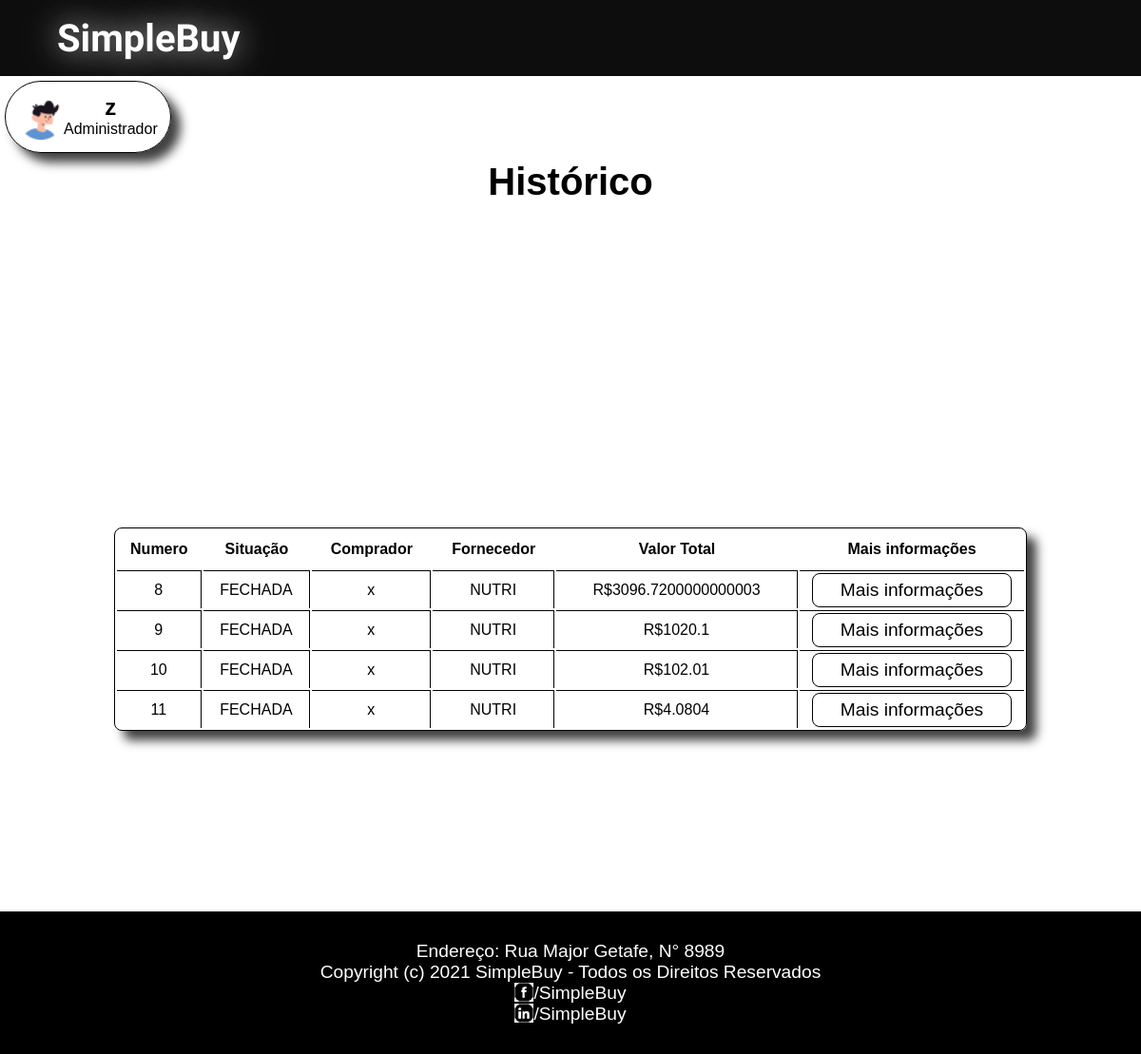
Page /inicio-administrador/z/historico-compras on the committed database.
### SimpleBuy/models.py (models this page shows, shortened)
class Administrador(models.Model):
    nomeUsuario = models.CharField(unique=True, max_length=200)
    senha = models.CharField(max_length=200)
    nome = models.CharField(max_length=200)
    email = models.CharField(unique=True, max_length=500)
    telefone = models.CharField(max_length=200)
    plano = models.IntegerField()

class OrdemFornecimento(models.Model):
        fornecedor = models.ForeignKey(Fornecedor, on_delete=models.CASCADE)
        contratante = models.ForeignKey(EmpresaCompradora, on_delete=models.CASCADE)
        comprador = models.ForeignKey(Comprador, on_delete=models.CASCADE)
        situacao = models.CharField(max_length=200, default=SituacaoOf.COMPRADOR_NEGOCIANDO.value)
        valor_total = models.FloatField(default=0)

class Comprador(models.Model):
    nomeUsuario = models.CharField(max_length=200)
    senha = models.CharField(max_length=200)
    nome = models.CharField(max_length=200)
    email = models.CharField(max_length=200)
    telefone = models.CharField(max_length=200)
    empresa = models.ForeignKey(EmpresaCompradora, on_delete=models.CASCADE)
    def __str__(self):
        return self.nomeUsuario

class Fornecedor(models.Model):
    nome = models.CharField(max_length=200, unique=True)
    cnpj = models.CharField(max_length=200, unique=True)
    email = models.CharField(max_length=500, null=True)
    endereco = models.OneToOneField(Endereco, on_delete=models.CASCADE)
    telefone = models.CharField(max_length=200)
    classe = models.ForeignKey(Classe, on_delete=models.CASCADE, null=True)
    def __str__(self):
        return self.nome

### SimpleBuy/views.py (the view)
# urls.py: path('inicio-administrador/<str:nomeUsuario>/historico-compras', views.historico_compras, name='historico_compras'),
def historico_compras(request, nomeUsuario):
    dao = GenericDao()
    try:
        comprador = dao.get_by_username(Comprador, nomeUsuario)
        user = comprador
    except:
        comprador = False
        administrador = dao.get_by_username(Administrador, nomeUsuario)
        user = administrador
    ofs = dao.selectAll(OrdemFornecimento)
    context = {
        "user": user,
        "ofs": ofs
    }
    return render(request, 'SimpleBuy/historico-compras.html', context)

### SimpleBuy/dao/GenericDao.py (called while the page is built)
    def selectAll(self, Model):
        list = []
        for i in Model.objects.all():
            list.append(i)
        return list

    def get_by_username(self, Model, username):
        try:
            model = Model.objects.get(nomeUsuario=username)
        except:
            raise
        return model

### SimpleBuy/templates/SimpleBuy/historico-compras.html (shortened to what this page needs)
{% load static %}
<!DOCTYPE html>
<html lang="pt-br">
<head>
    <link rel="stylesheet" href="{% static 'style/inicio.css' %}">
    <link rel="stylesheet" href="{% static 'style/historico.css' %}">
</head>
<body>
    <div class="box">
    <header>
        <div class="container-header">
            <h1 class="tittle-header"><a id="logo" href="/index.html"> SimpleBuy</a></h1>
        </div>
    </header>
            {% if user.plano > 0 %}
            <a href="/inicio-administrador/{{user.nomeUsuario}}/" class="profile-link">
                <div class="profile">
                    <img src="{% static 'img/user-image.png' %}" alt="">
                    <div class="img-name">
                        <h2>{{user.nomeUsuario}}</h2>
                        <span>Administrador</span>
                    </div>
                </div>
            </a>
        {% endif %}
        <div class="content-historico">
            <h1>Histórico</h1>
            <table>
                <tr>
                    <th>Numero</th>
                    <th>Situação</th>
                    <th >Comprador</th>
                    <th >Fornecedor</th>
                    <th>Valor Total</th>
                    <th>Mais informações</th>
                </tr>
                {% for of in ofs %}
                    <tr>
                        <td>{{of.id}}</td>
                        <td>{{of.situacao}}</td>
                        <td >{{of.comprador}}</td>
                        <td >{{of.fornecedor}}</td>
                        <td>R${{of.valor_total}}</td>
                        <td class="last"><a href="info-of/{{of.id}}"><button class="generic-button">Mais informações</button></a></td>
                    </tr>
                {% endfor %}
            </table>
        </div>
    <footer>
        <p>Endereço: Rua Major Getafe, N° 8989</p>
        <p>Copyright (c) 2021 SimpleBuy - Todos os Direitos Reservados</p>
        <div class="rede">
            <img src="{% static 'img/icone-facebook.png' %}" alt="">
            <p><a href="https://facebook/SimpleBuy">/SimpleBuy</a></p>
        </div>
        <div class="rede">
            <img src="{% static 'img/icone-linkedin.png' %}" alt="">
            <p><a href="https://linkedin/SimpleBuy">/SimpleBuy</a></p>
        </div>
    </footer>
</div>
</body>
</html>

### SimpleBuy/static/style/inicio.css (style rules this page uses)
* { margin: 0; font-family: 'Franklin Gothic Medium', 'Arial Narrow', Arial, sans-serif; }
button { cursor: pointer; }
.box { display: flex; flex-direction: column; justify-content: space-between; }
header { display: flex; width: 100%; height: 10vh; background-color: rgb(14, 13, 13); align-items: center; justify-content: space-center; }
.container-header { width: 90vw; display: flex; align-items: center; justify-content: space-between; margin: auto; }
#logo { font-size: 2.5rem; color: white; font-family: 'Style Script', cursive; opacity: 1; text-shadow: 0 0 30px rgba(255, 255, 255, 0.6), 0 0 60px rgba(255, 255, 255, 0.45), 0 0 110px rgba(255, 255, 255, 0.25), 0 0 100px rgba(255, 255, 255, 0.1); }
header a { color: white; background-color: rgba(240, 248, 255, 0); text-decoration: none; font-family: 'Franklin Gothic Medium', 'Arial Narrow', Arial, sans-serif; font-size: 1.7rem; transition: .4s; }
footer { margin-top: 150px; align-self: center; background-color: black; width: 100%; text-align: center; color: white; display: flex; flex-direction: column; align-items: center; justify-content: center; height: 150px; font-size: 1.2rem; }
footer a { text-decoration: none; color: white; }
.rede { display: flex; justify-content: center; }
.rede img { color: white; background-color: white; height: 20px; width: 20px; }
.profile-link { align-self: flex-start; padding: 8px; display: flex; margin-left: 5px; margin-top: 5px; text-decoration: none; color: black; border: 1px solid black; border-radius: 1000px; -webkit-box-shadow: 10px 10px 11px 0px rgba(0,0,0,0.75); -moz-box-shadow: 10px 10px 11px 0px rgba(0,0,0,0.75); box-shadow: 10px 10px 11px 0px rgba(0,0,0,0.75); }
.profile { align-self: flex-start; display: flex; padding: 5px; }
.profile .img-name { display: flex; align-items: center; flex-direction: column; }
.profile img { width: 3rem; }

### SimpleBuy/static/style/historico.css (style rules this page uses)
.content-historico { width: 100%; margin: auto; padding-bottom: 5vh; padding-top: 1vh; display: flex; flex-direction: column; align-items: center; justify-content: space-between; height: 75vh; border-radius: 10px; }
.content-historico h1 { font-size: 2.5rem; }
table { width: 80%; border: 1px solid black; border-radius: 8px; -webkit-box-shadow: 10px 10px 11px 0px rgba(0,0,0,0.75); -moz-box-shadow: 10px 10px 11px 0px rgba(0,0,0,0.75); box-shadow: 10px 10px 11px 0px rgba(0,0,0,0.75); }
tr { height: 5vh; border-bottom: 1px solid black; }
td { border-top: 1px solid black; border-right: 1px solid black; text-align: center; }
td.last { border-right: 0px solid black; }
.generic-button { height: 4.5vh; width: 90%; border: none; border-radius: 8px; font-size: 1.2rem; background-color: white; border: 1px solid black; color: black; transition: .4s; }

### rows in the picture
Administrador: nomeUsuario "z"
OrdemFornecimento: id "8", situacao "FECHADA", comprador "x", fornecedor "NUTRI", valor_total "3096.7200000000003"
OrdemFornecimento: id "9", situacao "FECHADA", comprador "x", fornecedor "NUTRI", valor_total "1020.1"
OrdemFornecimento: id "10", situacao "FECHADA", comprador "x", fornecedor "NUTRI", valor_total "102.01"
OrdemFornecimento: id "11", situacao "FECHADA", comprador "x", fornecedor "NUTRI", valor_total "4.0804"
